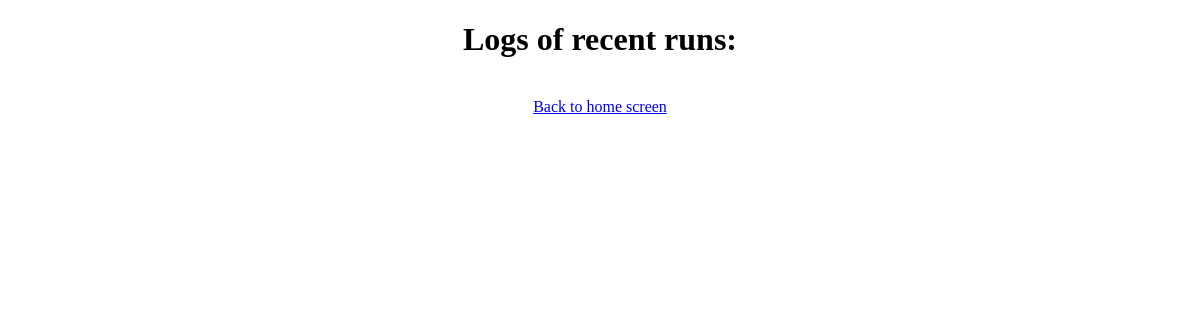
Before: /user/viewLogs/ with the older database file.
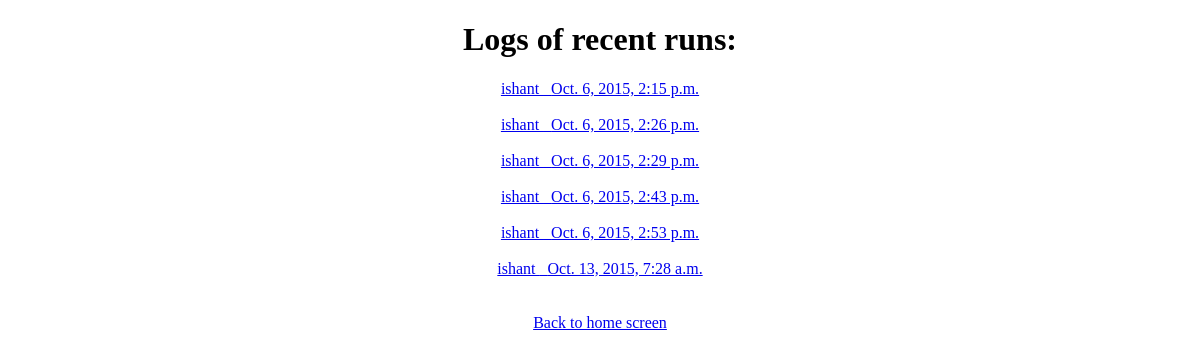
After: the same page with the newer database file.
### User/models.py (models this page shows)
class logs(models.Model):
    user = models.ForeignKey(User)
    created_at = models.DateTimeField(auto_now=now())
    log_data = models.TextField()

### User/views.py (the view)
@csrf_exempt
def viewLogs(request):
    log_objs = logs.objects.all()
    return render(request,"User/log.html",{'logs':log_objs})

### User/templates/User/log.html (shortened to what this page needs)
<!DOCTYPE html>
<html lang="en">
<head>
</head>
<body>
<div align="center">
<h1>Logs of recent runs:</h1>
    {%  for log in logs %}
    <a href="{%  url 'log_detail' log.id %}">{{ log.user}} _{{ log.created_at }}</a>
<br>
    <br>
{% endfor %}
<br>
    <a href="{%  url 'index'  %}">Back to home screen</a>
    </div>
</body>
</html>

Changed rows visible on the page:
added logs: user "ishant", created_at "Oct. 6, 2015, 2:15 p.m."
added logs: user "ishant", created_at "Oct. 6, 2015, 2:26 p.m."
added logs: user "ishant", created_at "Oct. 6, 2015, 2:29 p.m."
added logs: user "ishant", created_at "Oct. 6, 2015, 2:43 p.m."
added logs: user "ishant", created_at "Oct. 6, 2015, 2:53 p.m."
added logs: user "ishant", created_at "Oct. 13, 2015, 7:28 a.m."
